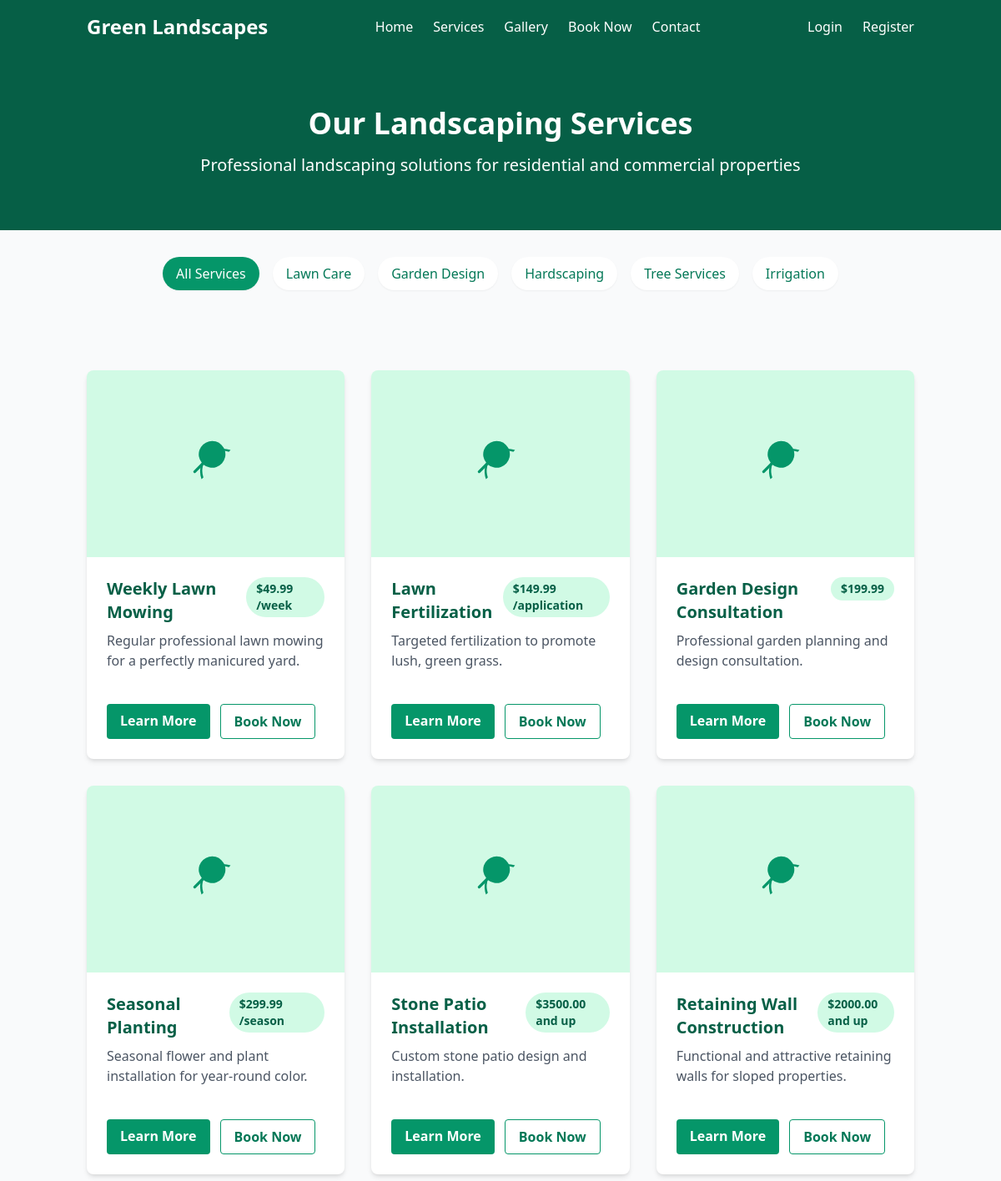
/services/ (upper part), run on an earlier commit of the app's database.
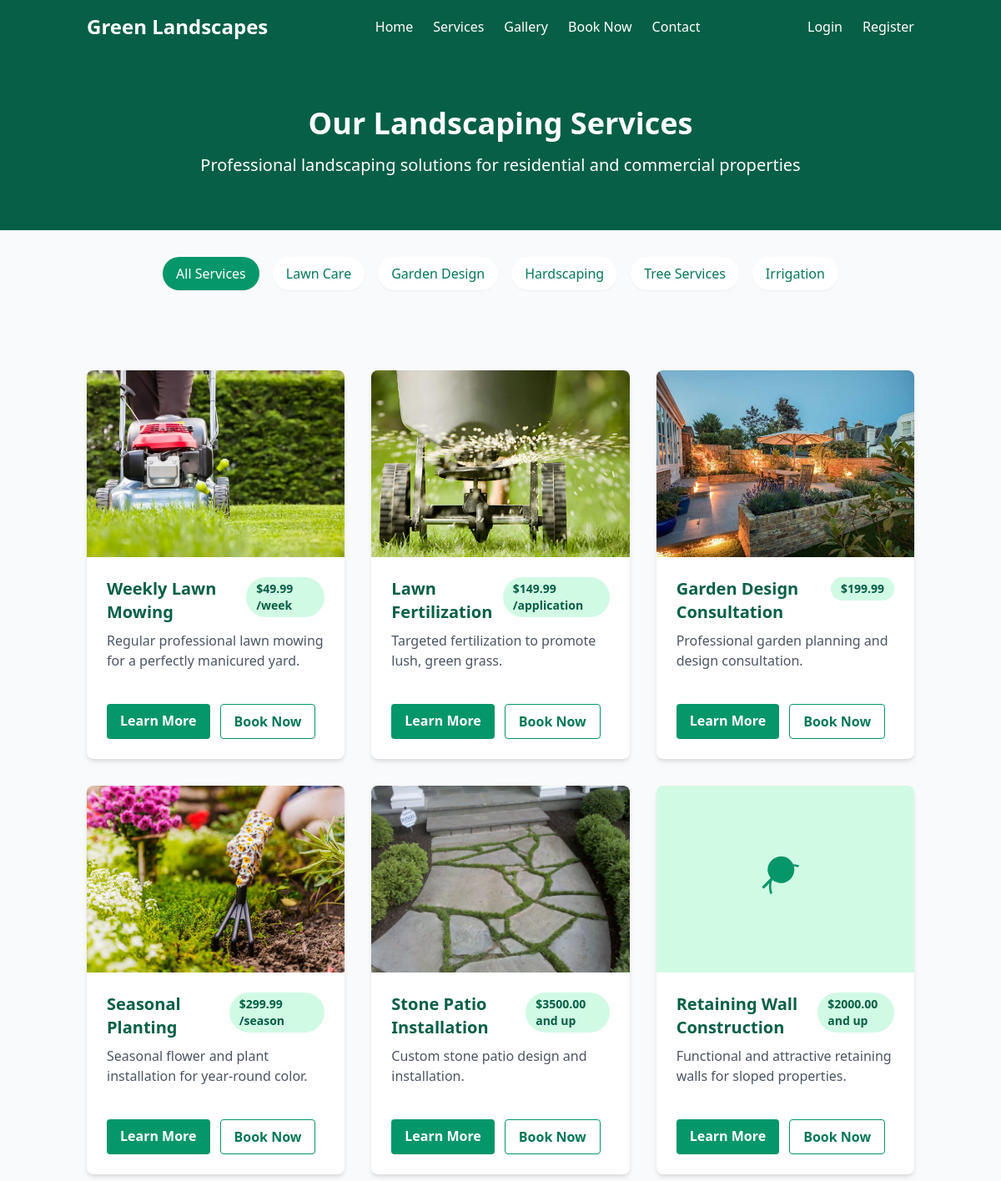
And on a later commit of the database.
### services/models.py (models this page shows, shortened)
class ServiceCategory(models.Model):
    name = models.CharField(max_length=100)
    description = models.TextField(blank=True)
    slug = models.SlugField(max_length=120, unique=True, blank=True)
    icon = models.CharField(max_length=50, blank=True, help_text="FontAwesome icon class")
    class Meta:
        verbose_name_plural = "Service Categories"

class Service(models.Model):
    category = models.ForeignKey(ServiceCategory, on_delete=models.CASCADE, related_name='services')
    name = models.CharField(max_length=200)
    description = models.TextField()
    short_description = models.CharField(max_length=255, blank=True)
    price = models.DecimalField(max_digits=10, decimal_places=2, blank=True, null=True, help_text="Leave blank if price varies")
    price_suffix = models.CharField(max_length=20, blank=True, help_text="e.g. 'per hour', 'per visit'")
    image = models.ImageField(upload_to='services/', blank=True, null=True)
    slug = models.SlugField(max_length=220, unique=True, blank=True)
    is_featured = models.BooleanField(default=False)
    created_at = models.DateTimeField(auto_now_add=True)
    updated_at = models.DateTimeField(auto_now=True)

### services/views.py (the view)
# urls.py: path('', views.ServiceListView.as_view(), name='services'),
class ServiceListView(ListView):
    model = Service
    template_name = 'services/service_list.html'
    context_object_name = 'services'
    def get_context_data(self, **kwargs):
        context = super().get_context_data(**kwargs)
        context['categories'] = ServiceCategory.objects.all()
        return context

### templates/services/service_list.html (shortened to what this page needs)
{% extends 'base.html' %}
{% load static %}
{% block content %}
<section class="bg-green-800 text-white py-16">
    <div class="container mx-auto px-4 text-center">
        <h1 class="text-4xl font-bold mb-4">Our Landscaping Services</h1>
        <p class="text-xl max-w-3xl mx-auto">Professional landscaping solutions for residential and commercial properties</p>
    </div>
</section>
{% if categories %}
<section class="py-8 bg-gray-50">
    <div class="container mx-auto px-4">
        <div class="flex flex-wrap justify-center gap-4 items-center">
            <a href="{% url 'services:services' %}" class="bg-{% if not category %}green-600{% else %}white{% endif %} text-{% if not category %}white{% else %}green-700{% endif %} px-4 py-2 rounded-full shadow-sm hover:shadow-md transition duration-300">
                All Services
            </a>
            {% for cat in categories %}
            <a href="{% url 'services:service_category' cat.slug %}" class="bg-{% if category.slug == cat.slug %}green-600{% else %}white{% endif %} text-{% if category.slug == cat.slug %}white{% else %}green-700{% endif %} px-4 py-2 rounded-full shadow-sm hover:shadow-md transition duration-300">
                {{ cat.name }}
            </a>
            {% endfor %}
        </div>
    </div>
</section>
{% endif %}
<section class="py-16">
    <div class="container mx-auto px-4">
        {% if services %}
            <div class="grid grid-cols-1 md:grid-cols-2 lg:grid-cols-3 gap-8">
                {% for service in services %}
                <div class="service-card bg-white rounded-lg shadow-md overflow-hidden h-full flex flex-col">
                    {% if service.image %}
                        <img src="{{ service.image.url }}" alt="{{ service.name }}" class="w-full h-56 object-cover">
                    {% else %}
                        <div class="w-full h-56 bg-green-100 flex items-center justify-center">
                            <span class="text-green-600 text-4xl">
                        </span>
                    </div>
                    {% endif %}
                    <div class="p-6 flex-grow">
                        <div class="flex justify-between items-start mb-2">
                            <h2 class="text-xl font-bold text-green-800">{{ service.name }}</h2>
                            {% if service.price %}
                            <span class="bg-green-100 text-green-800 text-sm font-semibold px-3 py-1 rounded-full">
                                ${{ service.price }}{% if service.price_suffix %} {{ service.price_suffix }}{% endif %}
                            </span>
                            {% endif %}
                        </div>
                        <p class="text-gray-600 mb-4">{{ service.short_description }}</p>
                    </div>
                    <div class="px-6 pb-6 mt-auto">
                        <div class="flex flex-wrap gap-3">
                            <a href="{% url 'services:service_detail' service.slug %}" class="inline-block bg-green-600 hover:bg-green-700 text-white font-bold py-2 px-4 rounded transition duration-300">
                                Learn More
                            </a>
                            <a href="{% url 'bookings:book_service' service.id %}" class="inline-block bg-white hover:bg-gray-100 text-green-700 font-bold py-2 px-4 rounded border border-green-600 transition duration-300">
                                Book Now
                            </a>
                        </div>
                    </div>
                </div>
                {% endfor %}
            </div>
        {% else %}
            <div class="text-center py-12">
                <p class="text-gray-600">No services available at the moment. Please check back later or contact us for more information.</p>
            </div>
        {% endif %}
    </div>
</section>
{% endblock %}

### templates/base.html (shortened to what this page needs)
<!DOCTYPE html>
{% load static %}
<html lang="en">
<head>
    <link href="https://cdn.jsdelivr.net/npm/tailwindcss@2.2.19/dist/tailwind.min.css" rel="stylesheet">
    <link rel="stylesheet" href="{% static 'css/styles.css' %}">
</head>
<body class="bg-gray-50 min-h-screen flex flex-col">
    <nav class="bg-green-800 text-white shadow-lg">
        <div class="container mx-auto px-4">
            <div class="flex justify-between items-center py-4">
                <div class="flex items-center">
                    <a href="{% url 'core:home' %}" class="text-2xl font-bold">Green Landscapes</a>
                </div>
                <div class="hidden md:flex space-x-6">
                    <a href="{% url 'core:home' %}" class="hover:text-green-200 transition duration-300">Home</a>
                    <a href="{% url 'services:services' %}" class="hover:text-green-200 transition duration-300">Services</a>
                    <a href="{% url 'gallery:gallery' %}" class="hover:text-green-200 transition duration-300">Gallery</a>
                    <a href="{% url 'bookings:bookings' %}" class="hover:text-green-200 transition duration-300">Book Now</a>
                    <a href="{% url 'core:contact' %}" class="hover:text-green-200 transition duration-300">Contact</a>
                </div>
                <div class="hidden md:flex space-x-6">
                    {% if user.is_authenticated %}
                        <a href="{% url 'accounts:dashboard' %}" class="hover:text-green-200 transition duration-300">Dashboard</a>
                        <a href="{% url 'logout' %}" class="hover:text-green-200 transition duration-300">Logout</a>
                    {% else %}
                        <a href="{% url 'login' %}" class="hover:text-green-200 transition duration-300">Login</a>
                        <a href="{% url 'accounts:register' %}" class="hover:text-green-200 transition duration-300">Register</a>
                    {% endif %}
                </div>
            </div>
        </div>
    </nav>
    <main class="flex-grow">
        {% block content %}{% endblock %}
    </main>
</body>
</html>

### static/css/styles.css (style rules this page uses)
.service-card { transition: transform 0.3s ease-in-out, box-shadow 0.3s ease-in-out; }

What changed in the data, as far as the page shows it:
changed Service "Weekly Lawn Mowing": image: picture added
changed Service "Lawn Fertilization": image: picture added
changed Service "Garden Design Consultation": image: picture added
changed Service "Seasonal Planting": image: picture added
changed Service "Stone Patio Installation": image: picture added
